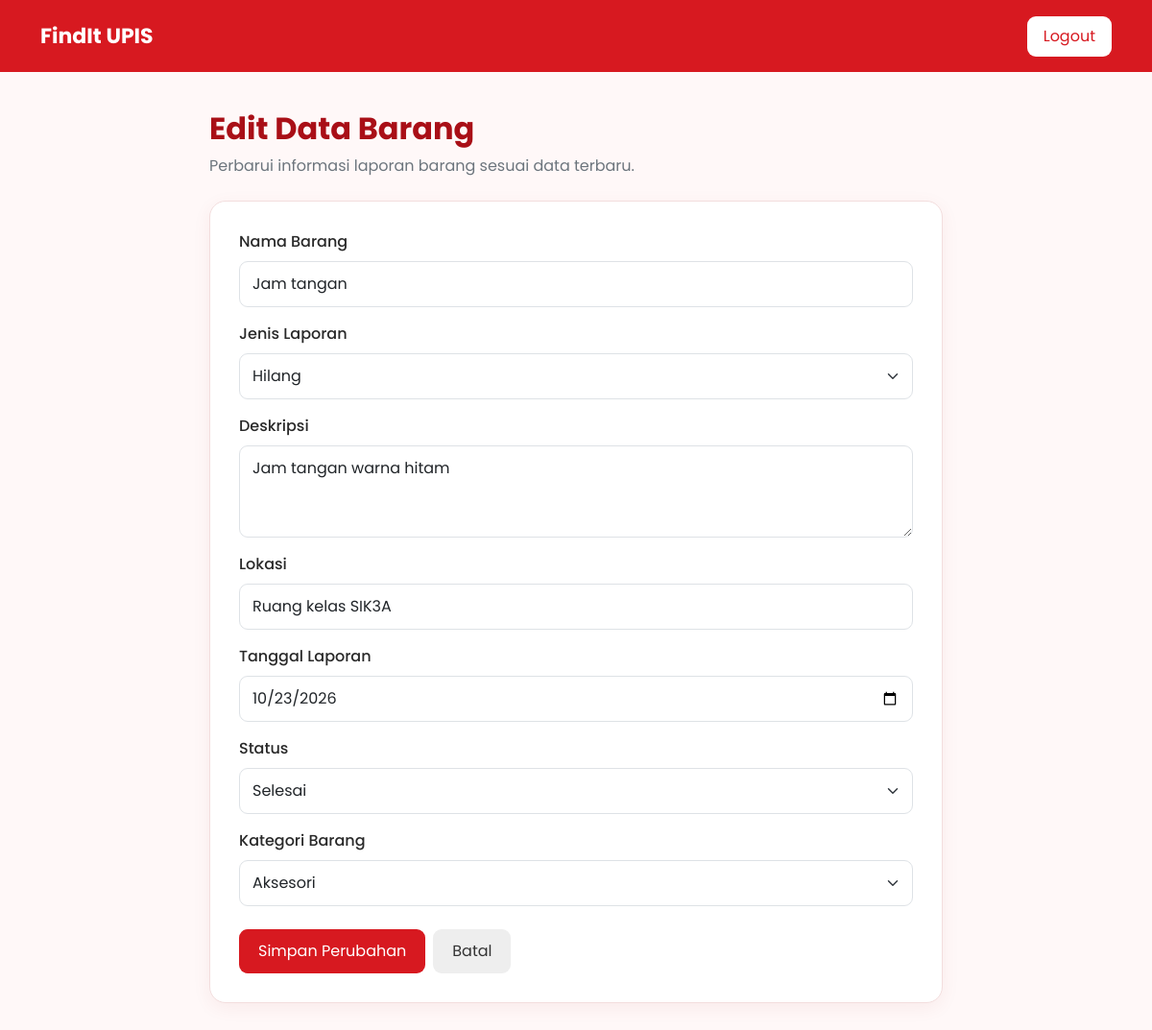
Page /edit_barang.php?id=3 (signed in) on the committed database.
### tables this page shows
CREATE TABLE `barang` (
  `id_barang` int(11) NOT NULL,
  `nama_barang` varchar(100) NOT NULL,
  `jenis_laporan` enum('Hilang','Ditemukan') NOT NULL,
  `deskripsi` text NOT NULL,
  `lokasi` varchar(150) NOT NULL,
  `tanggal_laporan` date NOT NULL,
  `status` enum('Belum Selesai','Selesai') NOT NULL DEFAULT 'Belum Selesai',
  `id_kategori` int(11) NOT NULL
);

CREATE TABLE `kategori_barang` (
  `id_kategori` int(11) NOT NULL,
  `nama_kategori` varchar(100) NOT NULL
);

### edit_barang.php (the view, shortened to what this page needs)
<?php
include 'koneksi.php';
$id_barang = (int) $_GET['id'];
$queryBarang = mysqli_prepare(
    $conn,
    "SELECT * FROM barang WHERE id_barang = ?"
);
mysqli_stmt_bind_param(
    $queryBarang,
    "i",
    $id_barang
);
mysqli_stmt_execute($queryBarang);
$hasilBarang = mysqli_stmt_get_result($queryBarang);
$barang = mysqli_fetch_assoc($hasilBarang);
$queryKategori = mysqli_query(
    $conn,
    "SELECT * FROM kategori_barang ORDER BY nama_kategori ASC"
);
?>
<!DOCTYPE html>
<html lang="id">
<head>
    <link
        href="https://cdn.jsdelivr.net/npm/bootstrap@5.3.3/dist/css/bootstrap.min.css"
        rel="stylesheet"
    >
</head>
<body>
    <nav class="navbar">
        <div class="container">
            <a class="navbar-brand" href="dashboard.php">
                FindIt UPIS
            </a>
            <a href="logout.php" class="btn btn-logout">
                Logout
            </a>
        </div>
    </nav>
    <main class="main-content">
        <div class="mb-4">
            <h2 class="page-title">Edit Data Barang</h2>
            <p class="text-secondary">
                Perbarui informasi laporan barang sesuai data terbaru.
            </p>
        </div>
        <div class="form-card">
            <form method="POST" action="">
                <div class="mb-3">
                    <label for="nama_barang" class="form-label">
                        Nama Barang
                    </label>
                    <input
                        type="text"
                        name="nama_barang"
                        id="nama_barang"
                        class="form-control"
                        value="<?php echo htmlspecialchars($_POST['nama_barang'] ?? $barang['nama_barang']); ?>"
                        required
                    >
                </div>
                <div class="mb-3">
                    <label for="jenis_laporan" class="form-label">
                        Jenis Laporan
                    </label>
                    <select
                        name="jenis_laporan"
                        id="jenis_laporan"
                        class="form-select"
                        required
                    >
                        <option
                            value="Hilang"
                            <?php echo (($_POST['jenis_laporan'] ?? $barang['jenis_laporan']) === 'Hilang') ? 'selected' : ''; ?>
                        >
                            Hilang
                        </option>
                    </select>
                </div>
                <div class="mb-3">
                    <label for="deskripsi" class="form-label">
                        Deskripsi
                    </label>
                    <textarea
                        name="deskripsi"
                        id="deskripsi"
                        class="form-control"
                        rows="3"
                        required
                    ><?php echo htmlspecialchars($_POST['deskripsi'] ?? $barang['deskripsi']); ?></textarea>
                </div>
                <div class="mb-3">
                    <label for="lokasi" class="form-label">
                        Lokasi
                    </label>
                    <input
                        type="text"
                        name="lokasi"
                        id="lokasi"
                        class="form-control"
                        value="<?php echo htmlspecialchars($_POST['lokasi'] ?? $barang['lokasi']); ?>"
                        required
                    >
                </div>
                <div class="mb-3">
                    <label for="tanggal_laporan" class="form-label">
                        Tanggal Laporan
                    </label>
                    <input
                        type="date"
                        name="tanggal_laporan"
                        id="tanggal_laporan"
                        class="form-control"
                        value="<?php echo htmlspecialchars($_POST['tanggal_laporan'] ?? $barang['tanggal_laporan']); ?>"
                        required
                    >
                </div>
                <div class="mb-3">
                    <label for="status" class="form-label">
                        Status
                    </label>
                    <select
                        name="status"
                        id="status"
                        class="form-select"
                        required
                    >
                        <option
                            value="Selesai"
                            <?php echo (($_POST['status'] ?? $barang['status']) === 'Selesai') ? 'selected' : ''; ?>
                        >
                            Selesai
                        </option>
                    </select>
                </div>
                <div class="mb-4">
                    <label for="id_kategori" class="form-label">
                        Kategori Barang
                    </label>
                    <select
                        name="id_kategori"
                        id="id_kategori"
                        class="form-select"
                        required
                    >
                        <?php while ($kategori = mysqli_fetch_assoc($queryKategori)) { ?>
                            <option
                                value="<?php echo $kategori['id_kategori']; ?>"
                                <?php echo ((string) ($_POST['id_kategori'] ?? $barang['id_kategori']) === (string) $kategori['id_kategori']) ? 'selected' : ''; ?>
                            >
                                <?php echo htmlspecialchars($kategori['nama_kategori']); ?>
                            </option>
                        <?php } ?>
                    </select>
                </div>
                <div class="d-flex flex-wrap gap-2">
                    <button type="submit" class="btn btn-simpan">
                        Simpan Perubahan
                    </button>
                    <a href="barang.php" class="btn btn-kembali">
                        Batal
                    </a>
                </div>
            </form>
        </div>
    </main>
</body>
</html>

### edit_barang.php (style rules this page uses)
body { font-family: 'Poppins', sans-serif; background-color: #fff8f8; color: #292929; }
.navbar { background-color: #d71920; padding: 16px 0; }
.navbar-brand { color: white; font-size: 22px; font-weight: 700; }
.btn-logout { background-color: white; color: #d71920; border: none; border-radius: 9px; padding: 9px 17px; }
.main-content { max-width: 800px; margin: 40px auto; padding: 0 18px; }
.form-card { background-color: white; border: 1px solid #f3dede; border-radius: 17px; padding: 30px; box-shadow: 0 5px 20px rgba(150, 0, 0, 0.06); }
.page-title { color: #a90f17; font-weight: 700; }
.form-label { font-weight: 500; }
.form-control, .form-select { border-radius: 9px; padding: 11px 13px; }
.btn-simpan { background-color: #d71920; color: white; border: none; border-radius: 9px; padding: 11px 20px; }
.btn-kembali { background-color: #eeeeee; color: #333; border: none; border-radius: 9px; padding: 11px 20px; }

### rows in the picture
barang: nama_barang "Jam tangan", jenis_laporan "Hilang", deskripsi "Jam tangan warna hitam", lokasi "Ruang kelas SIK3A", tanggal_laporan "10/23/2026", status "Selesai", id_kategori "Aksesori"
